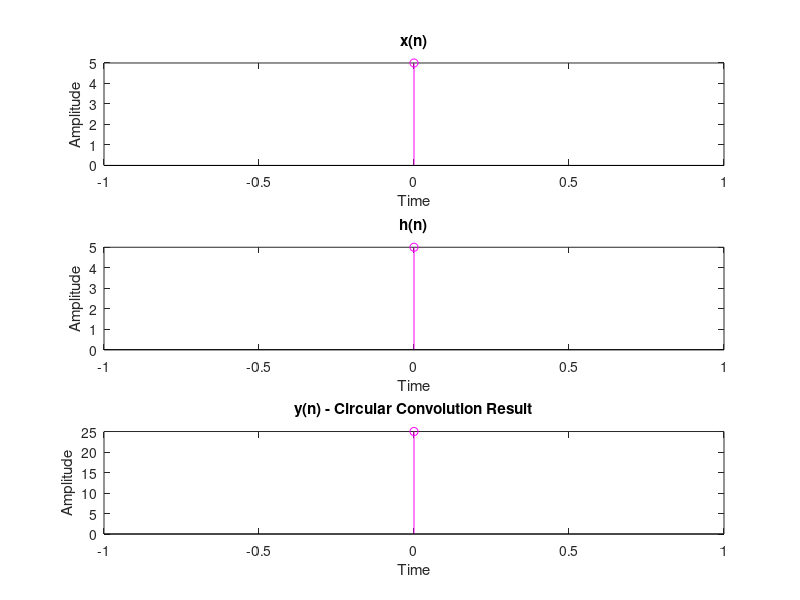

MATLAB code to generate this figure:
% Circular Convolution Program

% Input the first sequence
X = input("Enter the 1st Sequence: ");
xlen = length(X);

% Input the second sequence
H = input("Enter the 2nd Sequence: ");
hlen = length(H);

% Determine the maximum length for circular convolution
maxlen = max(xlen, hlen);

% Zero-pad both sequences to the maximum length
X = [X, zeros(1, maxlen - xlen)];
H = [H, zeros(1, maxlen - hlen)];

% Initialize the output sequence for circular convolution
y = zeros(1, maxlen);

% Circular convolution calculation
for n = 0:maxlen-1
    for k = 0:maxlen-1
        y(n+1) = y(n+1) + X(k+1) * H(mod((n-k), maxlen) + 1);
    end
end

% Display the result of the circular convolution
disp('Circular Convolution Result:');
disp(y);

% Plot the first sequence x(n)
subplot(3, 1, 1);
a = 0:maxlen-1;
stem(a, X, 'm');
xlabel('Time');
ylabel('Amplitude');
title('x(n)');

% Plot the second sequence h(n)
subplot(3, 1, 2);
b = 0:maxlen-1;
stem(b, H, 'm');
xlabel('Time');
ylabel('Amplitude');
title('h(n)');

% Plot the result of circular convolution y(n)
subplot(3, 1, 3);
n3 = 0:maxlen-1;
stem(n3, y, 'm');
xlabel('Time');
ylabel('Amplitude');
title('y(n) - Circular Convolution Result');



%{


Enter the 1st Sequence: [1,-1,-2,3,-1]
Enter the 2nd Sequence: [1,2,3]
Circular Convolution Result:
   8  -2  -1  -4  -1

%}
